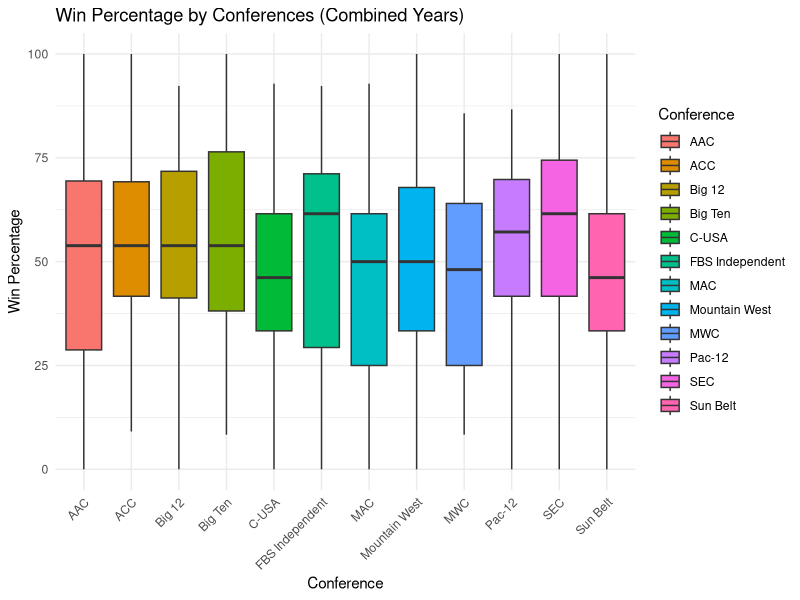
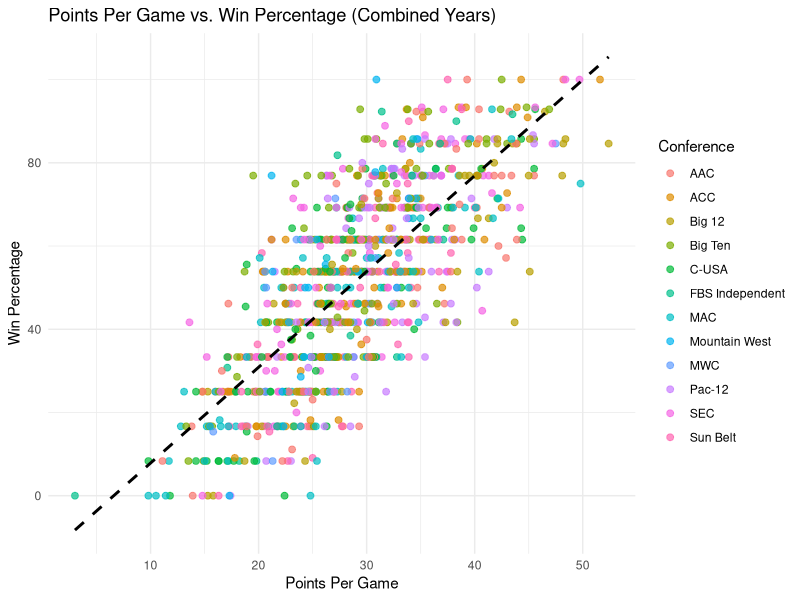
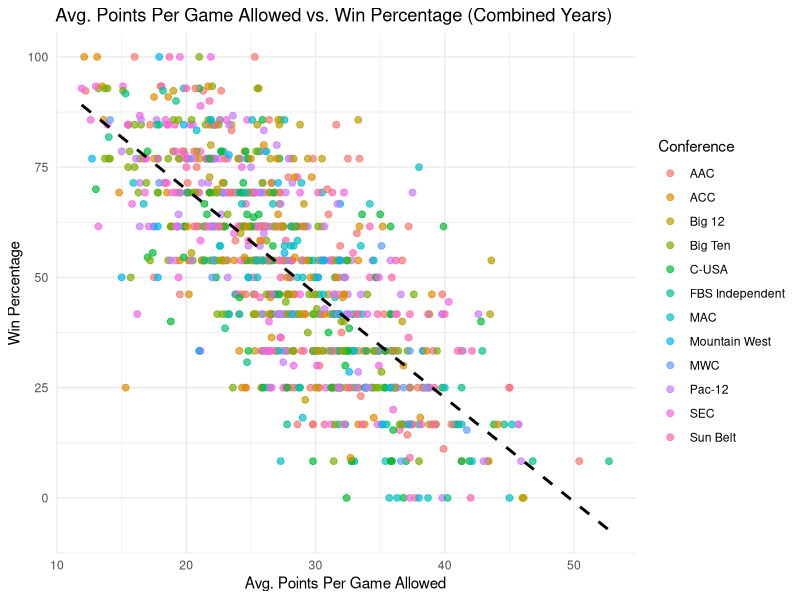
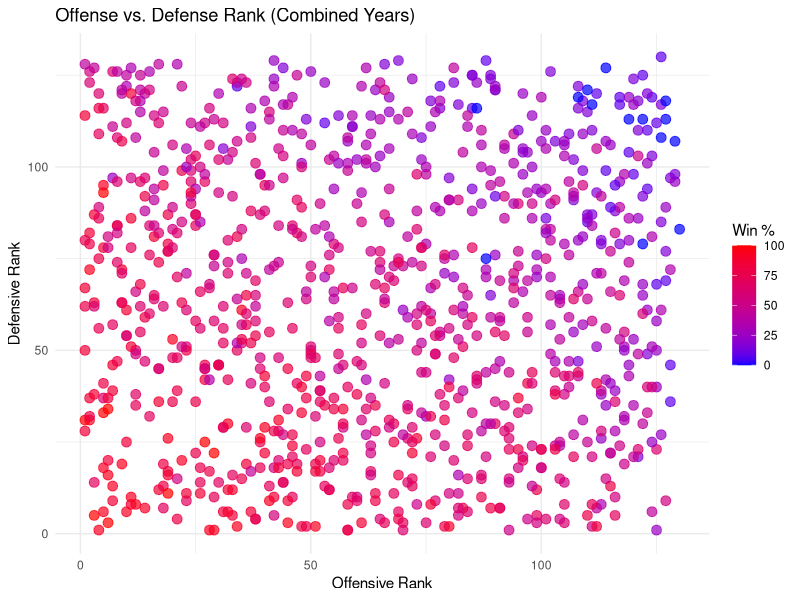
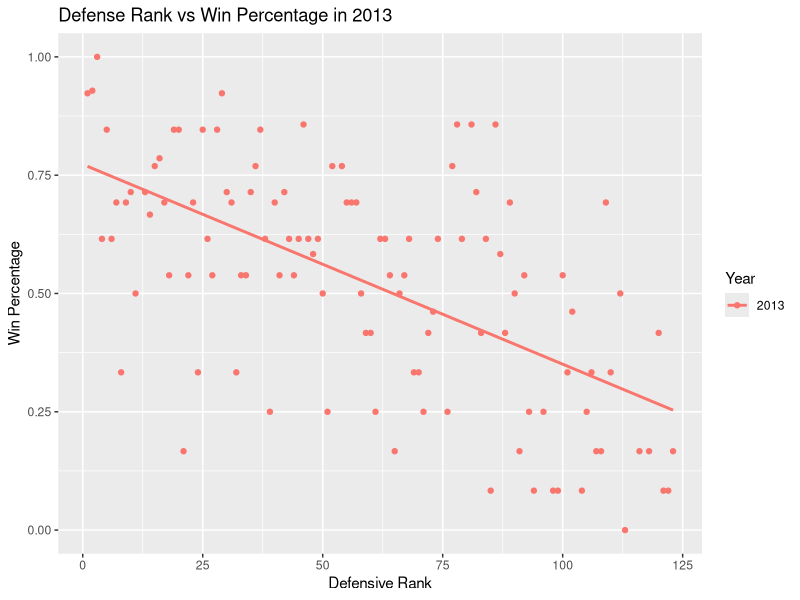
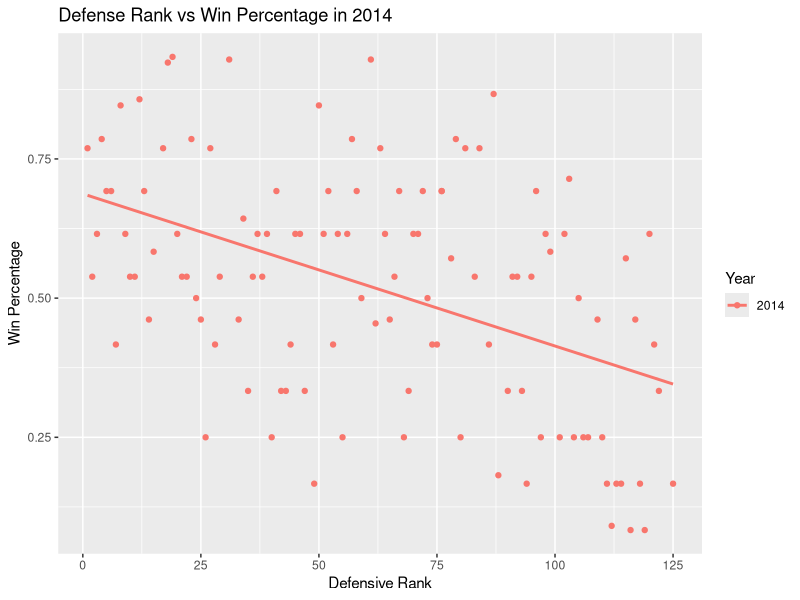
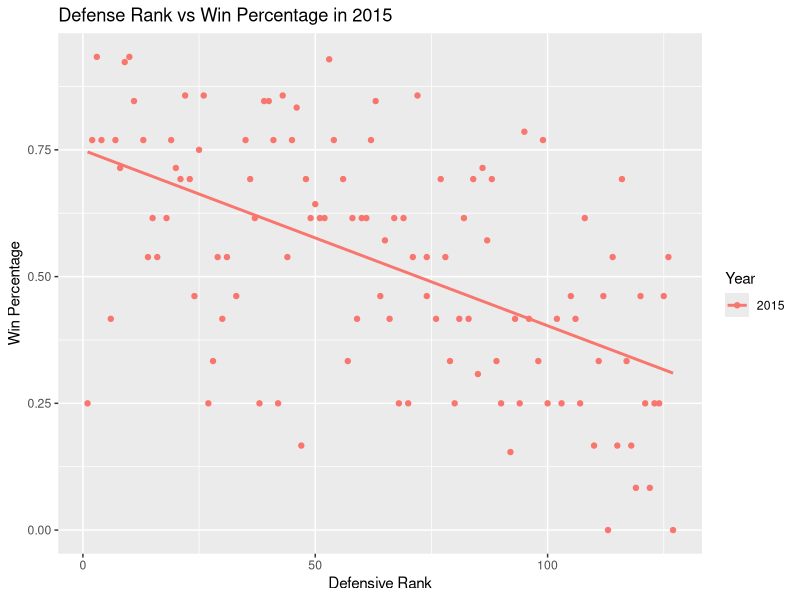
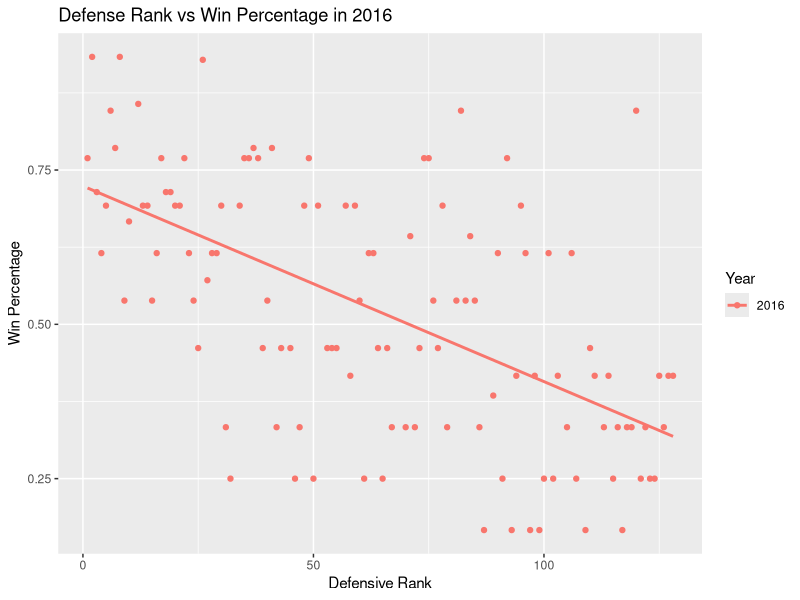

These charts were generated, in order, by the following R code:
## ---- chunk 1

knitr::opts_chunk$set(echo = TRUE)

library(tidyverse)
library(caret)
library(dplyr)
library(ggplot2)
library(broom)

## ---- chunk 2

# Step 1: Read in the data
fb_data <- read.csv("cfb13.csv", header = TRUE)

# Step 2: Select only numeric variables
fb_data13 <- fb_data %>% select_if(is.numeric)

# Step 3: Remove highly correlated variables
# Calculate correlation matrix
cor_matrix <- cor(fb_data13)

# Set a threshold for high correlation (e.g., 0.8)
cor_threshold <- 0.8

# Find highly correlated pairs
high_corr_pairs <- findCorrelation(cor_matrix, cutoff = cor_threshold)

# Remove highly correlated variables
fb_data13 <- fb_data13[, -high_corr_pairs]

# Add the target variable 'Wins' to the dataset
fb_data13$Wins <- fb_data$Win

# Step 4: Remove variables with zero variance
fb_data13 <- fb_data13[, sapply(fb_data13, function(x) var(x) != 0)]

# Step 5: Remove rows with missing values
fb_data13 <- na.omit(fb_data13)

# Step 6: Fit the initial linear model with all variables
initial_model <- lm(Wins ~ ., data = fb_data13)

# Step 7: Perform backward elimination
final_model <- step(initial_model, direction = "backward", trace = 0)

summary(final_model)

## ---- chunk 3

# USED GPT TO MANUALLY SELECT VARIABLES WHOSE P-VALUE IS GREATER THAN .05.

# Fit the reduced model by removing variables with p-value > 0.05
reduced_model <- lm(Wins ~ Games + Opp.First.Down.Runs + X4th.Percent + X4rd.Down.Def.Rank +
                    Pass.Attempts + Pass.Yards.Attempt + Yards.Completion + 
                    Penalty.Rank + Punt.Return.Def.Rank + Opp.Punt.Return.Touchdowns.Allowed + 
                    Redzone.Off.Rank + Redzone.Rush.TD + Redzone.Pass.TD + Redzone.Field.Goals.Made + 
                    Redzone.Def.Rank + Sacks + Opp.Deflected.Extra.Points + 
                    Turnovers.Gain + Interceptions.Thrown.y, data = fb_data13)

# View summary of the reduced model
summary(reduced_model)

# AGAIN

# Fit the reduced model by removing variables with p-value > 0.05
reduced_model13 <- lm(Wins ~ Games + Opp.First.Down.Runs + X4rd.Down.Def.Rank + 
                    Pass.Attempts + Pass.Yards.Attempt + Yards.Completion + 
                    Punt.Return.Def.Rank + Redzone.Rush.TD + Redzone.Pass.TD + 
                    Redzone.Field.Goals.Made + Sacks + Turnovers.Gain + 
                    Interceptions.Thrown.y, data = fb_data13)

# View summary of the reduced model
summary(reduced_model13)

## ---- chunk 4

# Step 1: Read in the data
fb_data <- read.csv("cfb23.csv", header = TRUE)

# Step 2: Convert all compatible columns to numeric type and include relavent variables

fb_data <- fb_data %>%
  separate(Win.Loss, into = c("Wins", "Losses"), sep = "-") %>%
  mutate(Wins = as.numeric(Wins)) # Extracting Wins

Wins <- fb_data$Wins

fb_data23 <- fb_data %>%
  mutate_all(~ as.numeric(as.character(.)))

fb_data23 <- fb_data23 %>% 
  select(-c(Team, Time.of.Possession, Average.Time.of.Possession.per.Game))

# Step 3: Remove rows with missing values
fb_data23 <- na.omit(fb_data23)

# Step 4: Remove highly correlated variables
# Calculate correlation matrix
cor_matrix <- cor(fb_data23)

# Set a threshold for high correlation (e.g., 0.8)
cor_threshold <- 0.8

# Find highly correlated pairs
high_corr_pairs <- findCorrelation(cor_matrix, cutoff = cor_threshold)

# Remove highly correlated variables
fb_data23 <- fb_data23[, -high_corr_pairs]

# Step 5: Remove variables with zero variance
fb_data23 <- fb_data23[, sapply(fb_data23, function(x) var(x) != 0)]

# Step 6: Reinsert Wins
fb_data23$Wins <- Wins[1:130]
fb_data23 <- na.omit(fb_data23)

# Step 7: Fit the initial linear model with all variables
initial_model <- lm(Wins ~ ., data = fb_data23)

# Step 8: Perform backward elimination
final_model <- step(initial_model, direction = "backward", trace = 0)

summary(final_model)

## ---- chunk 5

# AGAIN, MANUALLY DONE WITH CHAT GPT.

# Updated linear model excluding variables with high p-values
model_updated <- lm(formula = Wins ~ Games + X3rd.Attempts + X3rd.Conversions + 
                            X3rd.Down.Def.Rank + Opp.3rd.Conversion + Opp.3rd.Attempt + 
                            X4th.Attempts + X4th.Conversions + Opp.4th.Conversion + Opp.4th.Attempt + 
                            First.Down.Rank + First.Down.Passes + 
                            Yards.Completion + Punt.Returns + Opp.Rush.Attempts + 
                            Turnovers.Gain + Fumbles.Lost + Interceptions.Thrown_y, 
                    data = fb_data23)

# View summary of the updated model
summary(model_updated)


## ---- chunk 6

# Step 1: Read in the data
fb_data <- read.csv("cfb18.csv", header = TRUE)

# Step 2: Select only numeric variables
fb_data18 <- fb_data %>% select_if(is.numeric)

# Step 3: Remove highly correlated variables
# Calculate correlation matrix
cor_matrix <- cor(fb_data18)

# Set a threshold for high correlation (e.g., 0.8)
cor_threshold <- 0.8

# Find highly correlated pairs
high_corr_pairs <- findCorrelation(cor_matrix, cutoff = cor_threshold)

# Remove highly correlated variables
fb_data18 <- fb_data18[, -high_corr_pairs]

# Add the target variable 'Wins' to the dataset
fb_data18$Wins <- fb_data$Win

# Step 4: Remove variables with zero variance
fb_data18 <- fb_data18[, sapply(fb_data18, function(x) var(x) != 0)]

# Step 5: Remove rows with missing values
fb_data18 <- na.omit(fb_data18)

# Step 6: Fit the initial linear model with all variables
initial_model <- lm(Wins ~ ., data = fb_data18)

# Step 7: Perform backward elimination
final_model <- step(initial_model, direction = "backward", trace = 0)

summary(final_model)

## ---- chunk 7

# Linear model with only significant predictors
model <- lm(Wins ~ Games + Loss + Opp.Punt.Returns + 
            Opp.Net.Punt.Return.Yards + Avg.Yards.Allowed.per.Punt.Return + 
            Sack.Yards + Opp.Redzone.Pass.Touchdowns.Allowed + 
            Opp.Deflected.Extra.Points, data = fb_data18)

# View the model summary
summary(model)

## ---- chunk 8
# Reading in our Data
cfb13 = read.csv("cfb13.csv", header = TRUE, sep = ",")
cfb14 = read.csv("cfb14.csv", header = TRUE, sep = ",")
cfb15 = read.csv("cfb15.csv", header = TRUE, sep = ",")
cfb16 = read.csv("cfb16.csv", header = TRUE, sep = ",")
cfb17 = read.csv("cfb17.csv", header = TRUE, sep = ",")
cfb18 = read.csv("cfb18.csv", header = TRUE, sep = ",")
cfb19 = read.csv("cfb19.csv", header = TRUE, sep = ",")
cfb20 = read.csv("cfb20.csv", header = TRUE, sep = ",")
## ---- chunk 9
# Loading in Libraries
library(tidyverse)
library(broom)
library(dplyr)
library(ggplot2)
## ---- chunk 10
# Calculating Win Percentage
cfb13$Win_Percentage = (cfb13$Win / cfb13$Games) * 100
cfb14$Win_Percentage = (cfb14$Win / cfb14$Games) * 100
cfb15$Win_Percentage = (cfb15$Win / cfb15$Games) * 100
cfb16$Win_Percentage = (cfb16$Win / cfb16$Games) * 100
cfb17$Win_Percentage = (cfb17$Win / cfb17$Games) * 100
cfb18$Win_Percentage = (cfb18$Win / cfb18$Games) * 100
cfb19$Win_Percentage = (cfb19$Win / cfb19$Games) * 100
cfb20$Win_Percentage = (cfb20$Win / cfb20$Games) * 100
## ---- chunk 11
# Separates Conference into new column (original datasets had them with team name 
# in parenthesis, hence the values inside gsub)
cfb13$Conference = gsub(".*\\(([^)]+)\\)", "\\1", cfb13$Team)
cfb13$Team = gsub(" \\([^)]*\\)", "", cfb13$Team)

cfb14$Conference = gsub(".*\\(([^)]+)\\)", "\\1", cfb14$Team)
cfb14$Team = gsub(" \\([^)]*\\)", "", cfb14$Team)

cfb15$Conference = gsub(".*\\(([^)]+)\\)", "\\1", cfb15$Team)
cfb15$Team = gsub(" \\([^)]*\\)", "", cfb15$Team)

cfb16$Conference = gsub(".*\\(([^)]+)\\)", "\\1", cfb16$Team)
cfb16$Team = gsub(" \\([^)]*\\)", "", cfb16$Team)

cfb17$Conference = gsub(".*\\(([^)]+)\\)", "\\1", cfb17$Team)
cfb17$Team = gsub(" \\([^)]*\\)", "", cfb17$Team)

cfb18$Conference = gsub(".*\\(([^)]+)\\)", "\\1", cfb18$Team)
cfb18$Team = gsub(" \\([^)]*\\)", "", cfb18$Team)

cfb19$Conference = gsub(".*\\(([^)]+)\\)", "\\1", cfb19$Team)
cfb19$Team = gsub(" \\([^)]*\\)", "", cfb19$Team)

cfb20$Conference = gsub(".*\\(([^)]+)\\)", "\\1", cfb20$Team)
cfb20$Team = gsub(" \\([^)]*\\)", "", cfb20$Team)
## ---- chunk 12
# Adding all datasets to a list that can then be looped through
cfb_list = list(cfb13, cfb14, cfb15, cfb16, cfb17, cfb18, cfb19, cfb20)

# Creates model for each year of data
analyze_conference = function(data) {
  model = lm(Win_Percentage ~ Conference + Off.Rank + Def.Rank + Points.Per.Game + Avg.Points.per.Game.Allowed, data = data)
  summary(model)
}

results = lapply(cfb_list, analyze_conference)

names(results) <- paste0("cfb", 13:20)
results
## ---- chunk 13
# Cleaning the data to ensure all datasets have the same column names and order
standardize_columns = function(data) {
  # Define the required column names
  required_cols = c("Conference", "Win_Percentage", "Off.Rank", 
                     "Def.Rank", "Points.Per.Game", "Avg.Points.per.Game.Allowed")
  # Add missing columns with NA values
  missing_cols = setdiff(required_cols, colnames(data))
  for (col in missing_cols) {
    data[[col]] = NA}
  # Reorder columns
  data = data[, required_cols, drop = FALSE]
  return(data)}

# Apply the function to all cfb datasets
cfb_list_standardized = lapply(cfb_list, standardize_columns)

# Combine cleaned datasets
cfb_combined = do.call(rbind, cfb_list_standardized)

# Analyze each year using the function
analyze_conference = function(data) {
  model = lm(Win_Percentage ~ Conference + Off.Rank + Def.Rank + 
                Points.Per.Game + Avg.Points.per.Game.Allowed, data = data)
  summary(model)
}

# Apply the function to each year's data
results = lapply(cfb_list, analyze_conference)

# Combine results into one summary for analyzing
combined_summary = lapply(results, function(res) {
  data.frame(Coefficient = rownames(res$coefficients), 
             Estimate = res$coefficients[, "Estimate"], 
             P_Value = res$coefficients[, "Pr(>|t|)"])
})
## ---- chunk 14
# Find IQR for each conference
conference_iqr = cfb_combined %>%
  group_by(Conference) %>%
  summarize(IQR = IQR(Win_Percentage, na.rm = TRUE)) %>%
  arrange(desc(IQR))

# Select conferences with the highest IQR
top_iqr_conferences = conference_iqr %>%
  slice_head(n = 12) %>%
  pull(Conference)

cfb_filtered = cfb_combined %>%
  filter(Conference %in% top_iqr_conferences)

# ^ This part of the code eliminates an error within the datasets, some schools were not filed into the data correctly


# 1. Win Percentage by Conference (combined years)
ggplot(cfb_filtered, aes(x = Conference, y = Win_Percentage, fill = Conference)) +
  geom_boxplot() +
  theme_minimal() +
  labs(title = "Win Percentage by Conferences (Combined Years)", 
       y = "Win Percentage", x = "Conference") +
  theme(axis.text.x = element_text(angle = 45, hjust = 1))


# 2. Points Per Game vs. Win Percentage (combined years)
ggplot(cfb_filtered, aes(x = Points.Per.Game, y = Win_Percentage)) +
  geom_point(aes(color = Conference), size = 2, alpha = 0.7) +
  geom_smooth(method = "lm", se = FALSE, color = "black", linetype = "dashed") +
  theme_minimal() +
  labs(title = "Points Per Game vs. Win Percentage (Combined Years)", 
       x = "Points Per Game", y = "Win Percentage")

# 3. Average Points Per Game Allowed vs. Win Percentage (combined years)
ggplot(cfb_filtered, aes(x = Avg.Points.per.Game.Allowed, y = Win_Percentage)) +
  geom_point(aes(color = Conference), size = 2, alpha = 0.7) +
  geom_smooth(method = "lm", se = FALSE, color = "black", linetype = "dashed") +
  theme_minimal() +
  labs(title = "Avg. Points Per Game Allowed vs. Win Percentage (Combined Years)", 
       x = "Avg. Points Per Game Allowed", y = "Win Percentage")

# 4. Offense vs. Defense Rank (combined years)
ggplot(cfb_filtered, aes(x = Off.Rank, y = Def.Rank, color = Win_Percentage)) +
  geom_point(size = 3, alpha = 0.7) +
  scale_color_gradient(low = "blue", high = "red") +
  theme_minimal() +
  labs(title = "Offense vs. Defense Rank (Combined Years)", 
       x = "Offensive Rank", y = "Defensive Rank", color = "Win %")

# 5. Summary statistics by Conference (combined years)
conference_summary_combined = cfb_filtered %>%
  group_by(Conference) %>%
  summarise(Avg_Win_Percentage = mean(Win_Percentage, na.rm = TRUE),
            Avg_Off_Rank = mean(Off.Rank, na.rm = TRUE),
            Avg_Def_Rank = mean(Def.Rank, na.rm = TRUE),
            Avg_Points_Per_Game = mean(Points.Per.Game, na.rm = TRUE),
            Avg_Allowed = mean(Avg.Points.per.Game.Allowed, na.rm = TRUE))

print(conference_summary_combined)
## ---- chunk 15
library(tidyverse)
library(ggplot2)
library(broom)

cfb13 <- read.csv("cfb13.csv")
cfb14 <- read.csv("cfb14.csv")
cfb15 <- read.csv("cfb15.csv")
cfb16 <- read.csv("cfb16.csv")
cfb17 <- read.csv("cfb17.csv")
cfb18 <- read.csv("cfb18.csv")
cfb19 <- read.csv("cfb19.csv")
cfb20 <- read.csv("cfb20.csv")
## ---- chunk 16
# Create win percentage column and add it to the data set
cfb13$win_pct <- cfb13$Win/cfb13$Games
cfb14$win_pct <- cfb14$Win/cfb14$Games
cfb15$win_pct <- cfb15$Win/cfb15$Games
cfb16$win_pct <- cfb16$Win/cfb16$Games
cfb17$win_pct <- cfb17$Win/cfb17$Games
cfb18$win_pct <- cfb18$Win/cfb18$Games
cfb19$win_pct <- cfb19$Win/cfb19$Games
cfb20$win_pct <- cfb20$Win/cfb20$Games

# Plotting Def.Rank and Win Percentage for each year (2013 to 2020) and overlaying it with a fitted linear model for each year
ggplot() +
  geom_point(data = cfb13, aes(x = Def.Rank, y = win_pct, color = "2013")) +
  geom_smooth(data = cfb13, aes(x = Def.Rank, y = win_pct, color = "2013"), method = "lm", se = FALSE) +
  labs(x = "Defensive Rank",
       y = "Win Percentage",
       title = "Defense Rank vs Win Percentage in 2013",
       color = "Year")


ggplot() + 
  geom_point(data = cfb14, aes(x = Def.Rank, y = win_pct, color = "2014")) +
  geom_smooth(data = cfb14, aes(x = Def.Rank, y = win_pct, color = "2014"), method = "lm", se = FALSE) +
  labs(x = "Defensive Rank",
       y = "Win Percentage",
       title = "Defense Rank vs Win Percentage in 2014",
       color = "Year")


ggplot() +
  geom_point(data = cfb15, aes(x = Def.Rank, y = win_pct, color = "2015")) +
  geom_smooth(data = cfb15, aes(x = Def.Rank, y = win_pct, color = "2015"), method = "lm", se = FALSE) +
  labs(x = "Defensive Rank",
       y = "Win Percentage",
       title = "Defense Rank vs Win Percentage in 2015",
       color = "Year")


ggplot() +
  geom_point(data = cfb16, aes(x = Def.Rank, y = win_pct, color = "2016")) +
  geom_smooth(data = cfb16, aes(x = Def.Rank, y = win_pct, color = "2016"), method = "lm", se = FALSE) + 
  labs(x = "Defensive Rank",
       y = "Win Percentage",
       title = "Defense Rank vs Win Percentage in 2016",
       color = "Year")


ggplot() +
  geom_point(data = cfb17, aes(x = Def.Rank, y = win_pct, color = "2017")) +
  geom_smooth(data = cfb17, aes(x = Def.Rank, y = win_pct, color = "2017"), method = "lm", se = FALSE) + 
  labs(x = "Defensive Rank",
       y = "Win Percentage",
       title = "Defense Rank vs Win Percentage in 2017",
       color = "Year")


ggplot() +
  geom_point(data = cfb18, aes(x = Def.Rank, y = win_pct, color = "2018")) +
  geom_smooth(data = cfb18, aes(x = Def.Rank, y = win_pct, color = "2018"), method = "lm", se = FALSE) + 
  labs(x = "Defensive Rank",
       y = "Win Percentage",
       title = "Defense Rank vs Win Percentage in 2018",
       color = "Year")


ggplot() +
  geom_point(data = cfb19, aes(x = Def.Rank, y = win_pct, color = "2019")) +
  geom_smooth(data = cfb19, aes(x = Def.Rank, y = win_pct, color = "2019"), method = "lm", se = FALSE) + 
  labs(x = "Defensive Rank",
       y = "Win Percentage",
       title = "Defense Rank vs Win Percentage in 2019",
       color = "Year")



ggplot() +
  geom_point(data = cfb20, aes(x = Def.Rank, y = win_pct, color = "2020")) +
  geom_smooth(data = cfb20, aes(x = Def.Rank, y = win_pct, color = "2020"), method = "lm", se = FALSE) + 
  labs(x = "Defensive Rank",
       y = "Win Percentage",
       title = "Defense Rank vs Win Percentage in 2020",
       color = "Year")
## ---- chunk 17
# created a regression model for each year (2013 - 2020)
regression13 <- lm(win_pct ~ Def.Rank, data = cfb13)
regression14 <- lm(win_pct ~ Def.Rank, data = cfb14)
regression15 <- lm(win_pct ~ Def.Rank, data = cfb15)
regression16 <- lm(win_pct ~ Def.Rank, data = cfb16)
regression17 <- lm(win_pct ~ Def.Rank, data = cfb17)
regression18 <- lm(win_pct ~ Def.Rank, data = cfb18)
regression19 <- lm(win_pct ~ Def.Rank, data = cfb19)
regression20 <- lm(win_pct ~ Def.Rank, data = cfb20)

# output regression in a neat way using tidy
tidy(regression13)
tidy(regression14)
tidy(regression15)
tidy(regression16)
tidy(regression17)
tidy(regression18)
tidy(regression19)
tidy(regression20)
## ---- chunk 18
# Creating data frame which compares r^2 values from each fitted model
def13 <- lm(win_pct ~ Def.Rank, data = cfb13)
off13 <- lm(win_pct ~ Off.Rank, data = cfb13)
r2_2013 <- data.frame(
  year = 2013,
  defense_r2 = summary(def13)$r.squared,
  offense_r2 = summary(off13)$r.squared
)


def14 <- lm(win_pct ~ Def.Rank, data = cfb14)
off14 <- lm(win_pct ~ Off.Rank, data = cfb14)
r2_2014 <- data.frame(
  year = 2014,
  defense_r2 = summary(def14)$r.squared,
  offense_r2 = summary(off14)$r.squared
)


def15 <- lm(win_pct ~ Def.Rank, data = cfb15)
off15 <- lm(win_pct ~ Off.Rank, data = cfb15)
r2_2015 <- data.frame(
  year = 2015,
  defense_r2 = summary(def15)$r.squared,
  offense_r2 = summary(off15)$r.squared
)


def16 <- lm(win_pct ~ Def.Rank, data = cfb16)
off16 <- lm(win_pct ~ Off.Rank, data = cfb16)
r2_2016 <- data.frame(
  year = 2016,
  defense_r2 = summary(def16)$r.squared,
  offense_r2 = summary(off16)$r.squared
)


def17 <- lm(win_pct ~ Def.Rank, data = cfb17)
off17 <- lm(win_pct ~ Off.Rank, data = cfb17)
r2_2017 <- data.frame(
  year = 2017,
  defense_r2 = summary(def17)$r.squared,
  offense_r2 = summary(off17)$r.squared
)


def18 <- lm(win_pct ~ Def.Rank, data = cfb18)
off18 <- lm(win_pct ~ Off.Rank, data = cfb18)
r2_2018 <- data.frame(
  year = 2018,
  defense_r2 = summary(def18)$r.squared,
  offense_r2 = summary(off18)$r.squared
)


def19 <- lm(win_pct ~ Def.Rank, data = cfb19)
off19 <- lm(win_pct ~ Off.Rank, data = cfb19)
r2_2019 <- data.frame(
  year = 2019,
  defense_r2 = summary(def19)$r.squared,
  offense_r2 = summary(off19)$r.squared
)


def20 <- lm(win_pct ~ Def.Rank, data = cfb20)
off20 <- lm(win_pct ~ Off.Rank, data = cfb20)
r2_2020 <- data.frame(
  year = 2020,
  defense_r2 = summary(def20)$r.squared,
  offense_r2 = summary(off20)$r.squared
)

# Combine results (had to consult stack overflow to use rbind to combine results)
all_comparisons <- rbind(r2_2013, r2_2014, r2_2015, r2_2016, r2_2017, r2_2018, r2_2019, r2_2020)
print(all_comparisons)
